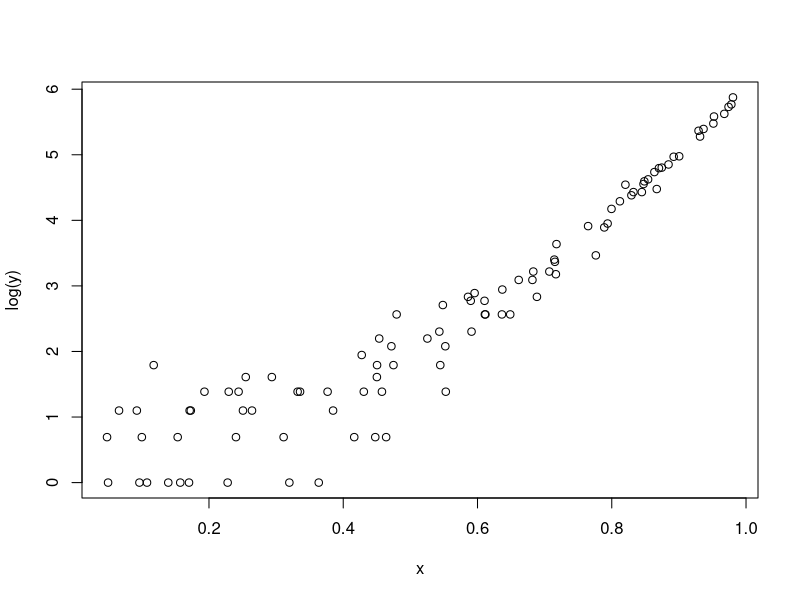
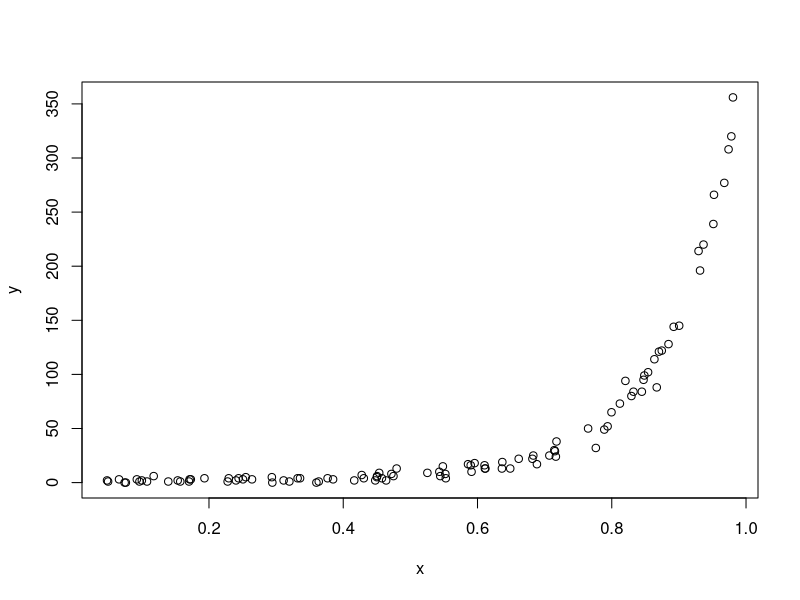

The R source for these figures, in order:
b0 = .5
b1 = .5
b2 = 5


set.seed(16)
x = runif(100, min = 0, max = 1)
head(x) # First six values of x


lambda = exp(b0 + b1*x + b2*x^2)

head(lambda)


y = rpois(100, lambda = lambda) 

head(y)


plot(x, log(y) )


plot(x, y)
